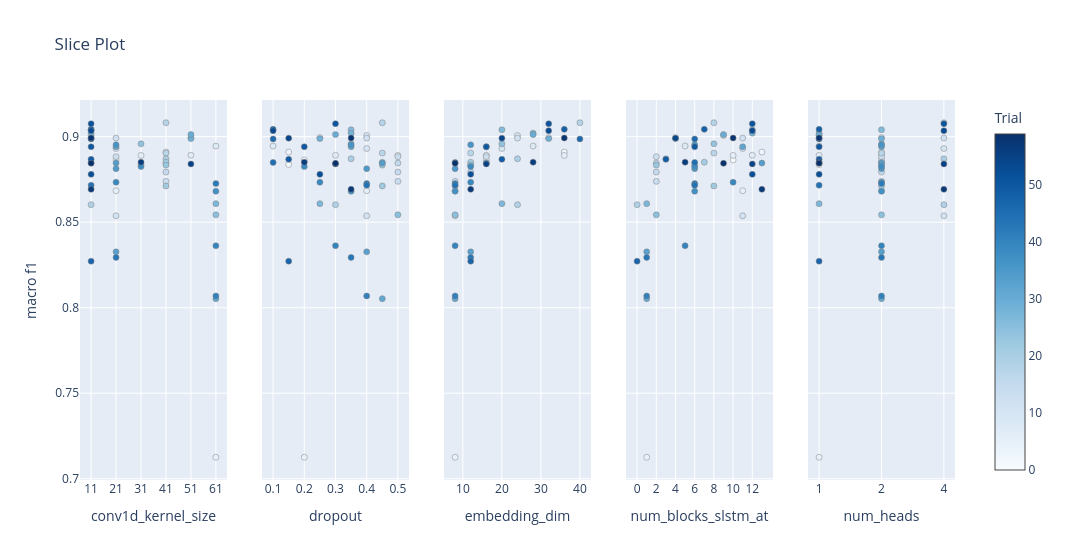

The notebook cell this image was saved under:
### Code cell
plot_slice(study, target = lambda t: t.values[0], target_name="macro f1")
